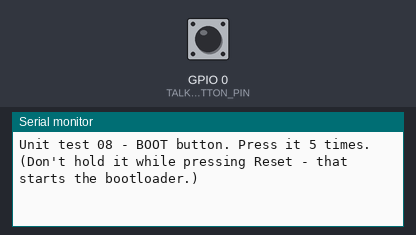
This sketch was run on a simulated ESP32. Shown: the last lines printed to the serial monitor. Inputs (shaded band) come from the test bench; at power-on: GPIO 0 (TALK_BUTTON_PIN) HIGH.

Above: at 1.7 s.
1.8 s: GPIO 0 (TALK_BUTTON_PIN) pulled LOW for 0.15 s
At 2.4 s:
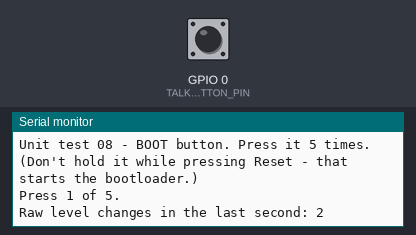
3.5 s: GPIO 0 (TALK_BUTTON_PIN) pulled LOW for 1 s
At 3.82 s:
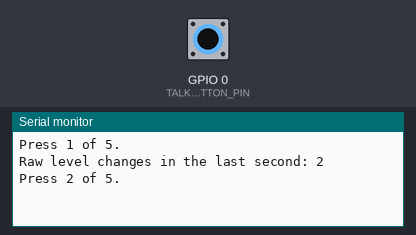
6.0 s: GPIO 0 (TALK_BUTTON_PIN) pulled LOW for 0.15 s
At 6.3 s:
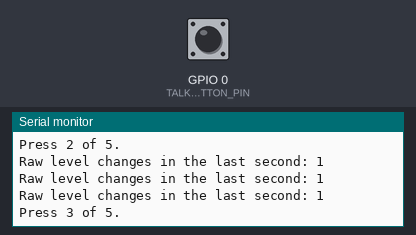
7.6 s: GPIO 0 (TALK_BUTTON_PIN) pulsed LOW 2 times (0.12 s each, 0.3 s apart)
At 10.2 s:
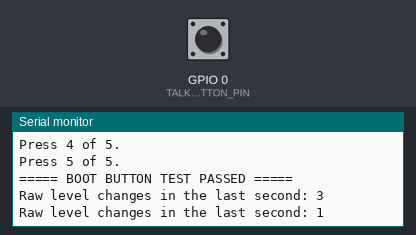
Timing chart, 0 to 10.7 s (numbered marks = the images above; inputs shaded):
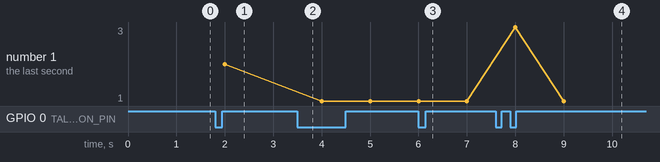

The sketch:

08_boot_button.ino
```cpp
// Unit test 08 - the BOOT button (GPIO 0) as a Talk button
// Reads the onboard BOOT button with the same saturating-counter debounce
// the firmware uses (button_utils.cpp), and counts both the debounced
// presses and every raw level change - the raw count shows how much noise
// the pin picks up.
//
// It also tests a suspicion: with the I2S driver's mck_io_num left at 0, the
// driver puts the I2S master clock out on GPIO 0 - which would make the
// button pin toggle by itself. Set kStartI2sWithMclkOnGpio0 to true to start
// I2S that way (as the firmware did before the fix) and watch the raw count.
//
// PASS: press BOOT 5 times - "===== BOOT BUTTON TEST PASSED =====" once 5
// debounced presses are counted. While nobody touches it, "raw changes" per
// second should stay at 0 (with kStartI2sWithMclkOnGpio0 false).

#include <driver/i2s.h>

#define TALK_BUTTON_PIN 0  // the onboard BOOT button: active low, pulled up on the board

namespace {
constexpr uint32_t kSerialBaudRate = 115200;
constexpr bool kStartI2sWithMclkOnGpio0 = false;  // true: reproduce the old I2S setup (MCLK on GPIO 0)
constexpr uint32_t kSampleMs = 5;                 // as parameters.h's kButtonSampleMs
constexpr int kDebounceSamples = 6;               // as parameters.h's kButtonDebounceSamples (30 ms)
constexpr int kPressesToPass = 5;
constexpr uint32_t kReportIntervalMs = 1000;

unsigned long last_sample_ms = 0;
unsigned long last_report_ms = 0;
int debounce_count = 0;
bool is_pressed = false;
int presses = 0;
int last_raw_level = HIGH;
uint32_t raw_changes_this_second = 0;
bool verdict_printed = false;

/** Starts I2S the way the firmware did before the MCLK fix: no mck_io_num
    in the pin config, so it is 0 - GPIO 0. */
void startI2sWithDefaultMclkPin() {
  i2s_config_t i2s_config = {};
  i2s_config.mode = static_cast<i2s_mode_t>(I2S_MODE_MASTER | I2S_MODE_TX | I2S_MODE_RX);
  i2s_config.sample_rate = 24000;
  i2s_config.bits_per_sample = I2S_BITS_PER_SAMPLE_32BIT;
  i2s_config.channel_format = I2S_CHANNEL_FMT_ONLY_RIGHT;
  i2s_config.communication_format = I2S_COMM_FORMAT_STAND_I2S;
  i2s_config.dma_buf_count = 4;
  i2s_config.dma_buf_len = 256;
  i2s_pin_config_t pin_config = {};  // mck_io_num = 0
  pin_config.bck_io_num = 26;
  pin_config.ws_io_num = 25;
  pin_config.data_out_num = 22;
  pin_config.data_in_num = 21;
  if (i2s_driver_install(I2S_NUM_0, &i2s_config, 0, nullptr) != ESP_OK ||
      i2s_set_pin(I2S_NUM_0, &pin_config) != ESP_OK) {
    Serial.println("I2S didn't start - the MCLK check isn't valid this run.");
    return;
  }
  Serial.println("I2S started with mck_io_num = 0 (the old setup). Watch the raw changes without touching BOOT.");
}
}  // namespace

/** Sets the pin up (and I2S, when testing the MCLK suspicion). */
void setup() {
  Serial.begin(kSerialBaudRate);
  delay(500);
  pinMode(TALK_BUTTON_PIN, INPUT_PULLUP);
  last_raw_level = digitalRead(TALK_BUTTON_PIN);
  if (kStartI2sWithMclkOnGpio0) {
    startI2sWithDefaultMclkPin();
  }
  Serial.printf("Unit test 08 - BOOT button. Press it %d times. (Don't hold it while pressing Reset - that "
                "starts the bootloader.)\n",
                kPressesToPass);
}

/** Samples the button every kSampleMs, debounces it, and reports once a second. */
void loop() {
  if (millis() - last_sample_ms >= kSampleMs) {
    last_sample_ms = millis();
    int raw_level = digitalRead(TALK_BUTTON_PIN);
    if (raw_level != last_raw_level) {
      raw_changes_this_second++;
      last_raw_level = raw_level;
    }
    debounce_count = raw_level == LOW ? min(debounce_count + 1, kDebounceSamples) : max(debounce_count - 1, 0);
    if (!is_pressed && debounce_count == kDebounceSamples) {
      is_pressed = true;
      presses++;
      Serial.printf("Press %d of %d.\n", presses, kPressesToPass);
    } else if (is_pressed && debounce_count == 0) {
      is_pressed = false;
    }
  }
  if (millis() - last_report_ms >= kReportIntervalMs) {
    last_report_ms = millis();
    if (raw_changes_this_second > 0) {
      Serial.printf("Raw level changes in the last second: %u\n", (unsigned)raw_changes_this_second);
    }
    raw_changes_this_second = 0;
  }
  if (!verdict_printed && presses >= kPressesToPass) {
    verdict_printed = true;
    Serial.println("===== BOOT BUTTON TEST PASSED =====");
  }
}
```

Measured:
- after the input at 1.8 s, the serial monitor: prints a new line at once (image 1)
- after the input at 3.5 s, the serial monitor: prints a new line at once (image 2)
- after the input at 6.0 s, the serial monitor: prints a new line at once (image 3)
- after the input at 7.6 s, the serial monitor: prints a new line at once (image 4)
